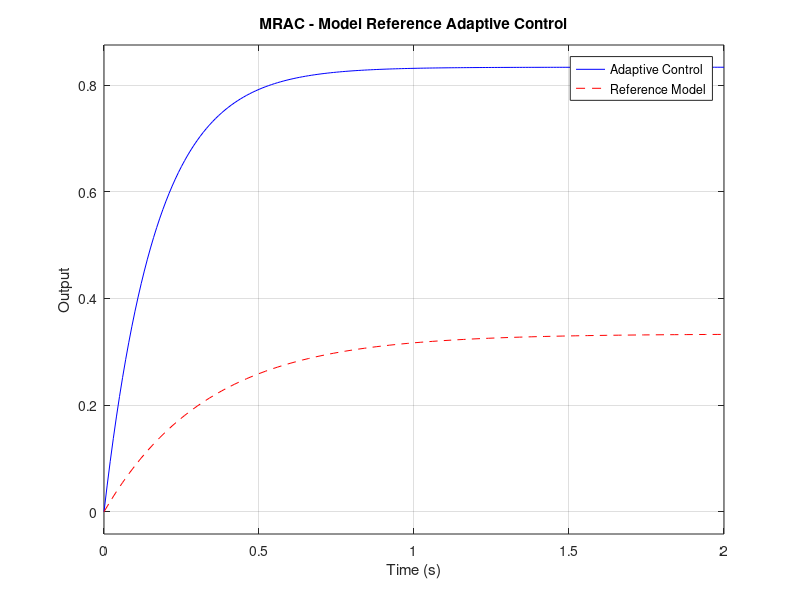

The MATLAB source for this figure:
clc; clear; close all;

s = tf('s');
G = 1 / (s + 1);  % Plant
G_ref = 1 / (s + 2);  % Reference Model

% Adaptive gain
Kp_adaptive = 5; % Adaptive gain
T = feedback(Kp_adaptive * G, 1);

% Compare with reference model
T_ref = feedback(G_ref, 1);

figure;
step(T, 'b', T_ref, 'r--');
legend('Adaptive Control', 'Reference Model');
title('MRAC - Model Reference Adaptive Control');
xlabel('Time (s)');
ylabel('Output');
grid on;
